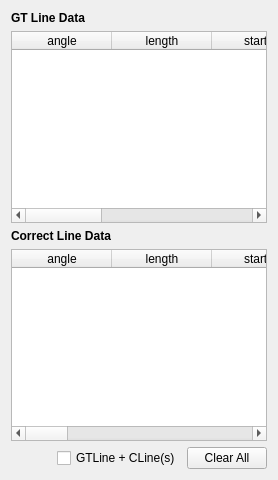
        <widget class="QWidget" name="tab_01_main">
         <attribute name="title">
          <string>Main</string>
         </attribute>
         <layout class="QVBoxLayout" name="verticalLayout_3">
          <item>
           <widget class="QLabel" name="gt_line_data">
            <property name="sizePolicy">
             <sizepolicy hsizetype="Fixed" vsizetype="Fixed">
              <horstretch>0</horstretch>
              <verstretch>0</verstretch>
             </sizepolicy>
            </property>
            <property name="font">
             <font>
              <family>Arial</family>
              <weight>75</weight>
              <bold>true</bold>
             </font>
            </property>
            <property name="text">
             <string>GT Line Data</string>
            </property>
           </widget>
          </item>
          <item>
           <widget class="QTableWidget" name="tw_gt_data">
            <property name="sizePolicy">
             <sizepolicy hsizetype="Expanding" vsizetype="Expanding">
              <horstretch>0</horstretch>
              <verstretch>0</verstretch>
             </sizepolicy>
            </property>
            <column>
             <property name="text">
              <string>angle</string>
             </property>
            </column>
            <column>
             <property name="text">
              <string>length</string>
             </property>
            </column>
            <column>
             <property name="text">
              <string>start_x</string>
             </property>
            </column>
            <column>
             <property name="text">
              <string>start_y</string>
             </property>
            </column>
            <column>
             <property name="text">
              <string>end_x</string>
             </property>
            </column>
            <column>
             <property name="text">
              <string>end_y</string>
             </property>
            </column>
           </widget>
          </item>
          <item>
           <widget class="QLabel" name="c_line_data">
            <property name="sizePolicy">
             <sizepolicy hsizetype="Fixed" vsizetype="Fixed">
              <horstretch>0</horstretch>
              <verstretch>0</verstretch>
             </sizepolicy>
            </property>
            <property name="font">
             <font>
              <family>Arial</family>
              <weight>75</weight>
              <bold>true</bold>
             </font>
            </property>
            <property name="text">
             <string>Correct Line Data</string>
            </property>
           </widget>
          </item>
          <item>
           <widget class="QTableWidget" name="tw_cl_data">
            <column>
             <property name="text">
              <string>angle</string>
             </property>
            </column>
            <column>
             <property name="text">
              <string>length</string>
             </property>
            </column>
            <column>
             <property name="text">
              <string>start_x</string>
             </property>
            </column>
            <column>
             <property name="text">
              <string>start_y</string>
             </property>
            </column>
            <column>
             <property name="text">
              <string>end_x</string>
             </property>
            </column>
            <column>
             <property name="text">
              <string>end_y</string>
             </property>
            </column>
            <column>
             <property name="text">
              <string>error</string>
             </property>
            </column>
            <column>
             <property name="text">
              <string>angle_diff</string>
             </property>
            </column>
            <column>
             <property name="text">
              <string>length_diff</string>
             </property>
            </column>
            <column>
             <property name="text">
              <string>dist_start</string>
             </property>
            </column>
            <column>
             <property name="text">
              <string>dist_end</string>
             </property>
            </column>
           </widget>
          </item>
          <item>
           <layout class="QHBoxLayout" name="layout_bottom">
            <item>
             <spacer name="spacer_bottom">
              <property name="orientation">
               <enum>Qt::Horizontal</enum>
              </property>
              <property name="sizeHint" stdset="0">
               <size>
                <width>40</width>
                <height>20</height>
               </size>
              </property>
             </spacer>
            </item>
            <item>
             <widget class="QCheckBox" name="cb_gtline_plus_clines">
              <property name="text">
               <string>GTLine + CLine(s)</string>
              </property>
             </widget>
            </item>
            <item>
             <widget class="QPushButton" name="pb_clear_all">
              <property name="text">
               <string>Clear All</string>
              </property>
             </widget>
            </item>
           </layout>
          </item>
         </layout>
        </widget>
